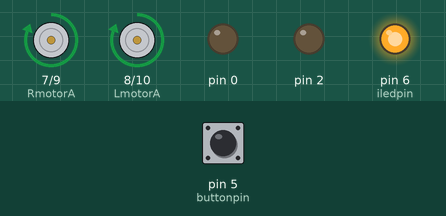
Recording of a sketch running on a simulated Arduino Uno, built with avr-gcc and run on an emulated ATmega328P. On the bench: motor-driver pin pairs drawn as motors (green arrow = first pin HIGH = forward, orange = second pin HIGH = backward, longer = more drive), output pins drawn as LEDs (lit = HIGH). The test bench sets the inputs (shaded band); at power-on: pin 5 (buttonpin) HIGH.

Above: at 0.5 s.
At 1.4 s:
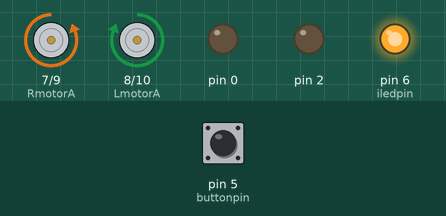
At 2.83 s:
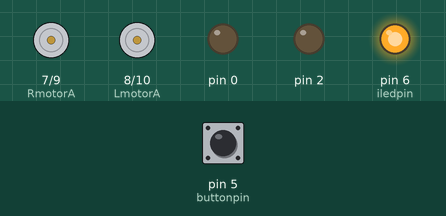
Timing chart, 0 to 3.1 s (numbered marks = the images above):
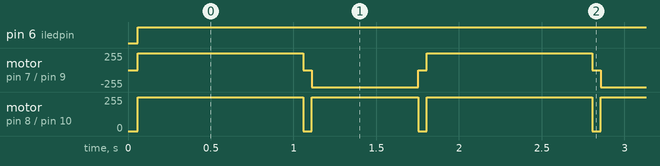

Measured:
- by itself, pin 6 (iledpin): LOW → HIGH at 0.06 s
- by itself, motor on pin 7 (RmotorA) / pin 9 (RmotorB): repeats every 1.7 s: stopped 0.05 s, backward 255/255 0.65 s, stopped 0.05 s, forward 255/255 1.0 s
- by itself, motor on pin 8 (LmotorA) / pin 10 (LmotorB): repeats every 1.7 s: stopped 0.05 s, forward 255/255 0.65 s, stopped 0.05 s, forward 255/255 1.0 s

The sketch:

attiny84_bug_test2.ino
```cpp
//attiny84 code for testing l293d with attiny
//for prototyping MoTiny

const byte fwdSpeed = 255;
const byte turnSpeed = 255;
//if turn speed = 255
//a delay of 645 gets close to right angle turn on a spin turn


//pin numbers for led and motor controller (l293d)
const int iledpin = 6;
const int LmotorA = 8;
const int LmotorB = 10;
const int RmotorA = 7;
const int RmotorB = 9;

const int buttonpin = 5;

int iledState = 0;

int pins[6] = {iledpin, LmotorA, LmotorB, RmotorA, RmotorB};

void setup(){

  pinMode(buttonpin, INPUT);

  for(int p = 0; p < sizeof(pins); p++){

    pinMode(pins[p], OUTPUT);
    delay(5);

  }


  while(digitalRead(buttonpin) == LOW){
    /*for(int b = 0; b < 255; b++){
      analogWrite(iledpin, b);
      delay(10);
    }
    for(int nb = 255; nb > 0; nb--){
      analogWrite(iledpin, nb);
      delay(10);
    }*/
    //wait for button press
  }


}

void loop(){

  digitalWrite(iledpin, HIGH);

  forward(fwdSpeed);
  delay(1000);

  allStop();
  delay(50);

  Rspin(turnSpeed);
  delay(645);

  allStop();
  delay(50);

}

void forward(byte fs){

  analogWrite(LmotorA, fs);
  digitalWrite(LmotorB, LOW);
  analogWrite(RmotorA, fs);
  digitalWrite(RmotorB, LOW);

}

void reverse(byte rs){

  analogWrite(LmotorA, 255 - rs);
  digitalWrite(LmotorB, HIGH);
  analogWrite(RmotorA, 255 - rs);
  digitalWrite(RmotorB, HIGH);

}

void Rspin(byte rsp){

  analogWrite(LmotorA, rsp);
  digitalWrite(LmotorB, LOW);
  analogWrite(RmotorA, 255 - rsp);
  digitalWrite(RmotorB, HIGH);

}

void Lspin(byte lsp){

  analogWrite(LmotorA, 255 - lsp);
  digitalWrite(LmotorB, HIGH);
  analogWrite(RmotorA, lsp);
  digitalWrite(RmotorB, LOW);

}

void Rpivot(byte rps){

  analogWrite(LmotorA, rps);
  digitalWrite(LmotorB, LOW);
  digitalWrite(RmotorA, HIGH);
  digitalWrite(RmotorB, HIGH);

}

void Lpivot(byte lps){

  digitalWrite(LmotorA, HIGH);
  digitalWrite(LmotorB, HIGH);
  analogWrite(RmotorA, lps);
  digitalWrite(RmotorA, LOW);

}

void allStop(){

  digitalWrite(LmotorA, LOW);
  digitalWrite(LmotorB, LOW);
  digitalWrite(RmotorA, LOW);
  digitalWrite(RmotorB, LOW);

}

void allBrake(){

  digitalWrite(LmotorA, HIGH);
  digitalWrite(LmotorB, HIGH);
  digitalWrite(RmotorA, HIGH);
  digitalWrite(RmotorB, HIGH);

}
```
